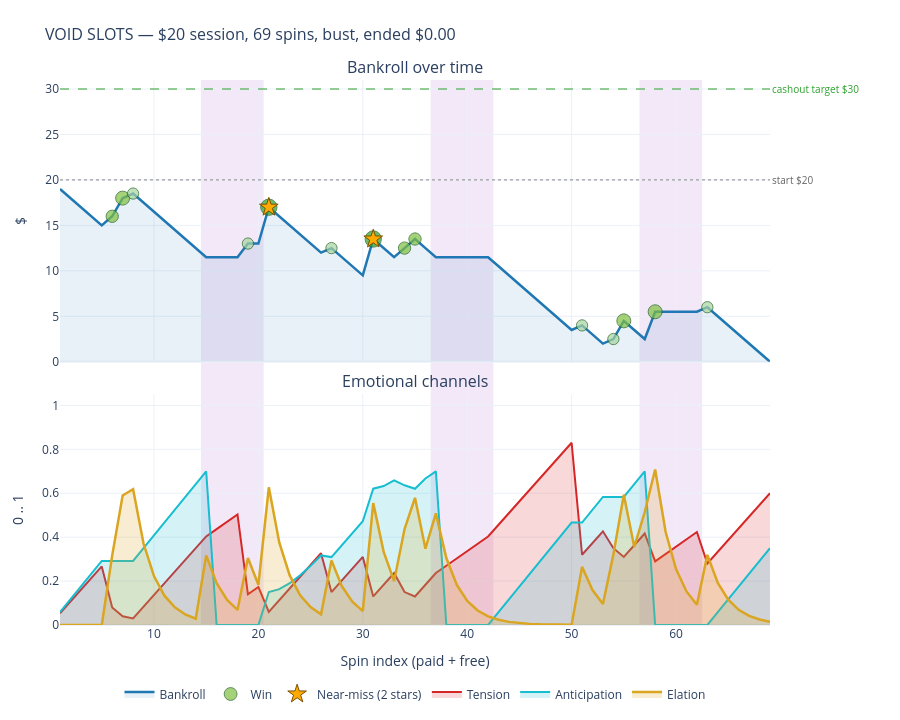

This figure's notebook cell:
### Markdown cell above
**What just happened:** Two new traces, both `mode="markers"` on row 1. Win markers are circles sized by log(payout) — tied to the same log scaling the elation channel uses, so a $5 win is visibly twice the marker of a $1.50 win, not 3.3×. Near-miss markers are gold stars, matching the star symbol that creates the near-miss.

The `customdata` on the win trace + `%{customdata[0]}` in `hovertemplate` is how you pass extra info into a hover. Hover over a marker and you'll see the payout amount and the rule that produced it.

### §2.4. Layer 4 — the three emotional channels (row 2)

This is the deliverable's namesake. All three channels go on the same subplot — same axes, same y-scale (0..1) — so you can see them *react to each other*. When a win lands, **elation** spikes and **tension** drops at the same time. When a dry spell stretches, **tension** climbs while **anticipation** climbs too (because the INVERT bar is filling underneath the math). At INVERT activation, **anticipation** crashes to zero and **elation** spikes hard.

Filled area under each channel with low alpha — the dominant channel reads clearly, the overlap regions are visibly "mixed feelings".

### Code cell
# Each channel: a colored line with a translucent fill to zero.
# Order matters for visual layering (later = on top).

fig.add_trace(
    go.Scatter(
        x=trajectory.spin_index, y=trajectory.tension,
        mode="lines",
        line=dict(color="#d62728", width=2),
        fill="tozeroy", fillcolor="rgba(214,39,40,0.18)",
        name="Tension",
        hovertemplate="Spin %{x}<br>Tension: %{y:.2f}<extra></extra>",
    ),
    row=2, col=1,
)

fig.add_trace(
    go.Scatter(
        x=trajectory.spin_index, y=trajectory.anticipation,
        mode="lines",
        line=dict(color="#17becf", width=2),
        fill="tozeroy", fillcolor="rgba(23,190,207,0.18)",
        name="Anticipation",
        hovertemplate="Spin %{x}<br>Anticipation: %{y:.2f}<extra></extra>",
    ),
    row=2, col=1,
)

fig.add_trace(
    go.Scatter(
        x=trajectory.spin_index, y=trajectory.elation,
        mode="lines",
        line=dict(color="#daa520", width=2.5),
        fill="tozeroy", fillcolor="rgba(218,165,32,0.20)",
        name="Elation",
        hovertemplate="Spin %{x}<br>Elation: %{y:.2f}<extra></extra>",
    ),
    row=2, col=1,
)

fig.update_yaxes(title_text="0 .. 1", row=2, col=1, range=[0, 1.05])

fig

### Figure 1 — Plotly figure (JSON) as saved in the notebook; plotly's stock layout.template omitted (floating-point values rounded to 4 significant figures)
{"data": [{"fill": "tozeroy", "fillcolor": "rgba(31,119,180,0.10)", "hovertemplate": "Spin %{x}<br>Bankroll: &#36;%{y:.2f}<extra></extra>", "line": {"color": "#1f77b4", "width": 2.5}, "mode": "lines", "name": "Bankroll", "type": "scatter", "x": [1, 2, 3, 4, 5, 6, 7, 8, 9, 10, 11, 12, 13, 14, 15, 16, 17, 18, 19, 20, 21, 22, 23, 24, 25, 26, 27, 28, 29, 30, 31, 32, 33, 34, 35, 36, 37, 38, 39, 40, 41, 42, 43, 44, 45, 46, 47, 48, 49, 50, 51, 52, 53, 54, 55, 56, 57, 58, 59, 60, 61, 62, 63, 64, 65, 66, 67, 68, 69], "xaxis": "x", "y": [19.0, 18.0, 17.0, 16.0, 15.0, 16.0, 18.0, 18.5, 17.5, 16.5, 15.5, 14.5, 13.5, 12.5, 11.5, 11.5, 11.5, 11.5, 13.0, 13.0, 17.0, 16.0, 15.0, 14.0, 13.0, 12.0, 12.5, 11.5, 10.5, 9.5, 13.5, 12.5, 11.5, 12.5, 13.5, 12.5, 11.5, 11.5, 11.5, 11.5, 11.5, 11.5, 10.5, 9.5, 8.5, 7.5, 6.5, 5.5, 4.5, 3.5, 4.0, 3.0, 2.0, 2.5, 4.5, 3.5, 2.5, 5.5, 5.5, 5.5, 5.5, 5.5, 6.0, 5.0, 4.0, 3.0, 2.0, 1.0, 0.0], "yaxis": "y"}, {"customdata": [[2.0, "2oak"], [3.0, "wild"], [1.5, "2oak"], [1.5, "2oak"], [5.0, "2oak"], [1.5, "2oak"], [5.0, "2oak"], [2.0, "2oak"], [2.0, "2oak"], [1.5, "3oak"], [1.5, "2oak"], [3.0, "wild"], [3.0, "wild"], [1.5, "2oak"]], "hovertemplate": "Spin %{x}<br>Won &#36;%{customdata[0]:.2f} (%{customdata[1]})<br>Bankroll: &#36;%{y:.2f}<extra></extra>", "marker": {"color": ["#7fbf3f", "#7fbf3f", "#a8d5a0", "#a8d5a0", "#2ca02c", "#a8d5a0", "#2ca02c", "#7fbf3f", "#7fbf3f", "#a8d5a0", "#a8d5a0", "#7fbf3f", "#7fbf3f", "#a8d5a0"], "line": {"color": "#1a5e1a", "width": 1}, "size": [12.34, 14.0, 11.29, 11.29, 16.34, 11.29, 16.34, 12.34, 12.34, 11.29, 11.29, 14.0, 14.0, 11.29], "symbol": "circle"}, "mode": "markers", "name": "Win", "type": "scatter", "x": [6, 7, 8, 19, 21, 27, 31, 34, 35, 51, 54, 55, 58, 63], "xaxis": "x", "y": [16.0, 18.0, 18.5, 13.0, 17.0, 12.5, 13.5, 12.5, 13.5, 4.0, 2.5, 4.5, 5.5, 6.0], "yaxis": "y"}, {"hovertemplate": "Spin %{x}<br>Near-miss<br>Bankroll: &#36;%{y:.2f}<extra></extra>", "marker": {"color": "#ffaa00", "line": {"color": "#7a4f00", "width": 1}, "size": 14, "symbol": "star"}, "mode": "markers", "name": "Near-miss (2 stars)", "type": "scatter", "x": [21, 31], "xaxis": "x", "y": [17.0, 13.5], "yaxis": "y"}, {"fill": "tozeroy", "fillcolor": "rgba(214,39,40,0.18)", "hovertemplate": "Spin %{x}<br>Tension: %{y:.2f}<extra></extra>", "line": {"color": "#d62728", "width": 2}, "mode": "lines", "name": "Tension", "type": "scatter", "x": [1, 2, 3, 4, 5, 6, 7, 8, 9, 10, 11, 12, 13, 14, 15, 16, 17, 18, 19, 20, 21, 22, 23, 24, 25, 26, 27, 28, 29, 30, 31, 32, 33, 34, 35, 36, 37, 38, 39, 40, 41, 42, 43, 44, 45, 46, 47, 48, 49, 50, 51, 52, 53, 54, 55, 56, 57, 58, 59, 60, 61, 62, 63, 64, 65, 66, 67, 68, 69], "xaxis": "x2", "y": [0.05333, 0.1067, 0.16, 0.2133, 0.2667, 0.08, 0.04, 0.03, 0.08333, 0.1367, 0.19, 0.2433, 0.2967, 0.35, 0.4033, 0.4367, 0.47, 0.5033, 0.14, 0.1733, 0.06, 0.1133, 0.1667, 0.22, 0.2733, 0.3267, 0.15, 0.2033, 0.2567, 0.31, 0.13, 0.1833, 0.2367, 0.15, 0.13, 0.1833, 0.2367, 0.27, 0.3033, 0.3367, 0.37, 0.4033, 0.4567, 0.51, 0.5633, 0.6167, 0.67, 0.7233, 0.7767, 0.83, 0.32, 0.3733, 0.4267, 0.35, 0.31, 0.3633, 0.4167, 0.29, 0.3233, 0.3567, 0.39, 0.4233, 0.28, 0.3333, 0.3867, 0.44, 0.4933, 0.5467, 0.6], "yaxis": "y2"}, {"fill": "tozeroy", "fillcolor": "rgba(23,190,207,0.18)", "hovertemplate": "Spin %{x}<br>Anticipation: %{y:.2f}<extra></extra>", "line": {"color": "#17becf", "width": 2}, "mode": "lines", "name": "Anticipation", "type": "scatter", "x": [1, 2, 3, 4, 5, 6, 7, 8, 9, 10, 11, 12, 13, 14, 15, 16, 17, 18, 19, 20, 21, 22, 23, 24, 25, 26, 27, 28, 29, 30, 31, 32, 33, 34, 35, 36, 37, 38, 39, 40, 41, 42, 43, 44, 45, 46, 47, 48, 49, 50, 51, 52, 53, 54, 55, 56, 57, 58, 59, 60, 61, 62, 63, 64, 65, 66, 67, 68, 69], "xaxis": "x2", "y": [0.05833, 0.1167, 0.175, 0.2333, 0.2917, 0.2917, 0.2917, 0.2917, 0.35, 0.4083, 0.4667, 0.525, 0.5833, 0.6417, 0.7, 0.0, 0.0, 0.0, 0.0, 0.0, 0.15, 0.1633, 0.1902, 0.2264, 0.2693, 0.3169, 0.3093, 0.3624, 0.417, 0.4727, 0.6209, 0.633, 0.6589, 0.6362, 0.6204, 0.6676, 0.7, 0.0, 0.0, 0.0, 0.0, 0.0, 0.05833, 0.1167, 0.175, 0.2333, 0.2917, 0.35, 0.4083, 0.4667, 0.4667, 0.525, 0.5833, 0.5833, 0.5833, 0.6417, 0.7, 0.0, 0.0, 0.0, 0.0, 0.0, 0.0, 0.05833, 0.1167, 0.175, 0.2333, 0.2917, 0.35], "yaxis": "y2"}, {"fill": "tozeroy", "fillcolor": "rgba(218,165,32,0.20)", "hovertemplate": "Spin %{x}<br>Elation: %{y:.2f}<extra></extra>", "line": {"color": "#daa520", "width": 2.5}, "mode": "lines", "name": "Elation", "type": "scatter", "x": [1, 2, 3, 4, 5, 6, 7, 8, 9, 10, 11, 12, 13, 14, 15, 16, 17, 18, 19, 20, 21, 22, 23, 24, 25, 26, 27, 28, 29, 30, 31, 32, 33, 34, 35, 36, 37, 38, 39, 40, 41, 42, 43, 44, 45, 46, 47, 48, 49, 50, 51, 52, 53, 54, 55, 56, 57, 58, 59, 60, 61, 62, 63, 64, 65, 66, 67, 68, 69], "xaxis": "x2", "y": [0.0, 0.0, 0.0, 0.0, 0.0, 0.317, 0.5902, 0.6185, 0.3711, 0.2227, 0.1336, 0.08016, 0.04809, 0.02886, 0.3173, 0.1904, 0.1142, 0.06854, 0.3055, 0.1833, 0.627, 0.3762, 0.2257, 0.1354, 0.08126, 0.04875, 0.2936, 0.1762, 0.1057, 0.06343, 0.555, 0.333, 0.1998, 0.4369, 0.5791, 0.3475, 0.5085, 0.3051, 0.1831, 0.1098, 0.0659, 0.03954, 0.02372, 0.01423, 0.008541, 0.005124, 0.003075, 0.001845, 0.001107, 0.0006641, 0.2648, 0.1589, 0.09532, 0.3216, 0.5929, 0.3558, 0.5135, 0.7081, 0.4248, 0.2549, 0.1529, 0.09177, 0.3194, 0.1917, 0.115, 0.069, 0.0414, 0.02484, 0.0149], "yaxis": "y2"}], "layout": {"annotations": [{"font": {"size": 16}, "showarrow": false, "text": "Bankroll over time", "x": 0.5, "xanchor": "center", "xref": "paper", "y": 1.0, "yanchor": "bottom", "yref": "paper"}, {"font": {"size": 16}, "showarrow": false, "text": "Emotional channels", "x": 0.5, "xanchor": "center", "xref": "paper", "y": 0.423, "yanchor": "bottom", "yref": "paper"}, {"font": {"color": "#666", "size": 10}, "showarrow": false, "text": "start &#36;20", "x": 1, "xanchor": "left", "xref": "x domain", "y": 20.0, "yanchor": "middle", "yref": "y"}, {"font": {"color": "#2ca02c", "size": 10}, "showarrow": false, "text": "cashout target &#36;30", "x": 1, "xanchor": "left", "xref": "x domain", "y": 30.0, "yanchor": "middle", "yref": "y"}], "height": 720, "legend": {"orientation": "h", "x": 0.5, "xanchor": "center", "y": -0.1}, "margin": {"b": 80, "l": 60, "r": 130, "t": 80}, "shapes": [{"line": {"color": "#888", "dash": "dot", "width": 1}, "type": "line", "x0": 0, "x1": 1, "xref": "x domain", "y0": 20.0, "y1": 20.0, "yref": "y"}, {"line": {"color": "#2ca02c", "dash": "dash", "width": 1}, "type": "line", "x0": 0, "x1": 1, "xref": "x domain", "y0": 30.0, "y1": 30.0, "yref": "y"}, {"fillcolor": "rgba(160, 80, 200, 0.13)", "layer": "below", "line": {"width": 0}, "type": "rect", "x0": 14.5, "x1": 20.5, "xref": "x", "y0": 0, "y1": 1, "yref": "paper"}, {"fillcolor": "rgba(160, 80, 200, 0.13)", "layer": "below", "line": {"width": 0}, "type": "rect", "x0": 36.5, "x1": 42.5, "xref": "x", "y0": 0, "y1": 1, "yref": "paper"}, {"fillcolor": "rgba(160, 80, 200, 0.13)", "layer": "below", "line": {"width": 0}, "type": "rect", "x0": 56.5, "x1": 62.5, "xref": "x", "y0": 0, "y1": 1, "yref": "paper"}], "showlegend": true, "title": {"font": {"size": 16}, "text": "VOID SLOTS — &#36;20 session, 69 spins, bust, ended &#36;0.00"}, "xaxis": {"anchor": "y", "domain": [0.0, 1.0], "matches": "x2", "showticklabels": false}, "xaxis2": {"anchor": "y2", "domain": [0.0, 1.0], "title": {"text": "Spin index (paid + free)"}}, "yaxis": {"anchor": "x", "domain": [0.483, 1.0], "title": {"text": "&#36;"}}, "yaxis2": {"anchor": "x2", "domain": [0.0, 0.423], "range": [0, 1.05], "title": {"text": "0 .. 1"}}}}
